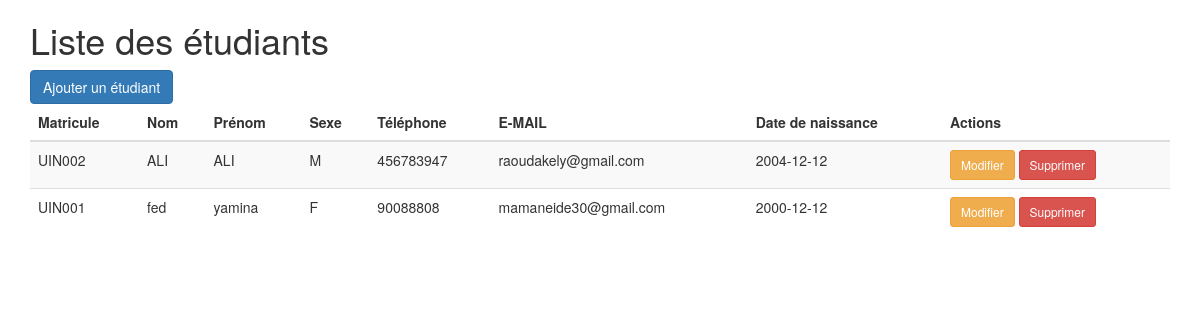
Page /views/Etudiants/liste.php (signed in) on the committed database.
### tables this page shows
CREATE TABLE IF NOT EXISTS `etudiants` (
  `matricule` varchar(50) NOT NULL,
  `nom` varchar(50) NOT NULL,
  `prenom` varchar(50) NOT NULL,
  `sexe` varchar(1) NOT NULL,
  `tel` bigint(50) DEFAULT NULL,
  `date_naiss` date NOT NULL,
  `email` varchar(50) NOT NULL,
  PRIMARY KEY (`matricule`)
);

### models/etudiantService.php (called while the page is built, shortened)
<?php
require_once('Provider.php');
class etudiantService {
    private $con;
    public function __construct() {
        $provider = new Provider();
        $this->con = $provider->getConnection();
    }
    public function getAllEtudiants() {
        try {
            $requete = "SELECT * FROM etudiants ORDER BY matricule DESC";
            $stmt = $this->con->prepare($requete);
            $stmt->execute();
            return $stmt->fetchAll(PDO::FETCH_ASSOC);
        } catch (PDOException $e) {
            echo "Erreur lors de la récupération des étudiants: " . $e->getMessage();
            return [];
        }
    }
}
?>

### models/Provider.php (called while the page is built, shortened)
<?php
class Provider {
    private $host = 'localhost';
    private $dbname = 'projet_php';
    private $username = 'root';
    private $password = '';
    public function getConnection() {
        try {
            $this->con = new PDO("mysql:host=$this->host;dbname=$this->dbname", $this->username, $this->password);
            $this->con->setAttribute(PDO::ATTR_ERRMODE, PDO::ERRMODE_EXCEPTION);
            return $this->con;
        } catch (PDOException $exception) {
            echo "Erreur de connexion à la base de données: " . $exception->getMessage();
            return NULL;
        }
    }
}
?>

### views/Etudiants/liste.php (the view, shortened to what this page needs)
<!DOCTYPE html>
<html lang="fr">
<head>
    <link href="../bootstrap/css/bootstrap.css" rel="stylesheet">
</head>
<body>
<div class="container">
    <h1 class="mt-4">Liste des étudiants</h1>
    <a href="form.php" class="btn btn-primary mb-3">Ajouter un étudiant</a>
    <table class="table table-striped">
        <thead>
            <tr>
                <th>Matricule</th>
                <th>Nom</th>
                <th>Prénom</th>
                <th>Sexe</th>
                <th>Téléphone</th>
                <th>E-MAIL</th>
                <th>Date de naissance</th>
                <th>Actions</th>
            </tr>
        </thead>
        <tbody>
            <?php
            require_once('../../models/etudiantService.php');
            $etService = new etudiantService();
            $etudiants = $etService->getAllEtudiants();
            foreach ($etudiants as $et) {
                echo "<tr>
                    <td>{$et['matricule']}</td>
                    <td>{$et['nom']}</td>
                    <td>{$et['prenom']}</td>
                    <td>{$et['sexe']}</td>
                    <td>{$et['tel']}</td>
                    <td>{$et['email']}</td>
                    <td>{$et['date_naiss']}</td>
                    <td>
                        <a href='modifier.php?matricule={$et['matricule']}' class='btn btn-warning btn-sm'>Modifier</a>
                        <a href='supprimer.php?matricule={$et['matricule']}' class='btn btn-danger btn-sm' onclick='return confirm(\"Êtes-vous sûr de vouloir supprimer cet étudiant ?\")'>Supprimer</a>
                    </td>
                </tr>";
            }
            ?>
        </tbody>
    </table>
</div>
</body>
</html>

### rows in the picture
etudiants: matricule "UIN002", nom "ALI", prenom "ALI", sexe "M", tel "456783947", email "raoudakely@gmail.com", date_naiss "2004-12-12"
etudiants: matricule "UIN001", nom "fed", prenom "yamina", sexe "F", tel "90088808", email "mamaneide30@gmail.com", date_naiss "2000-12-12"
